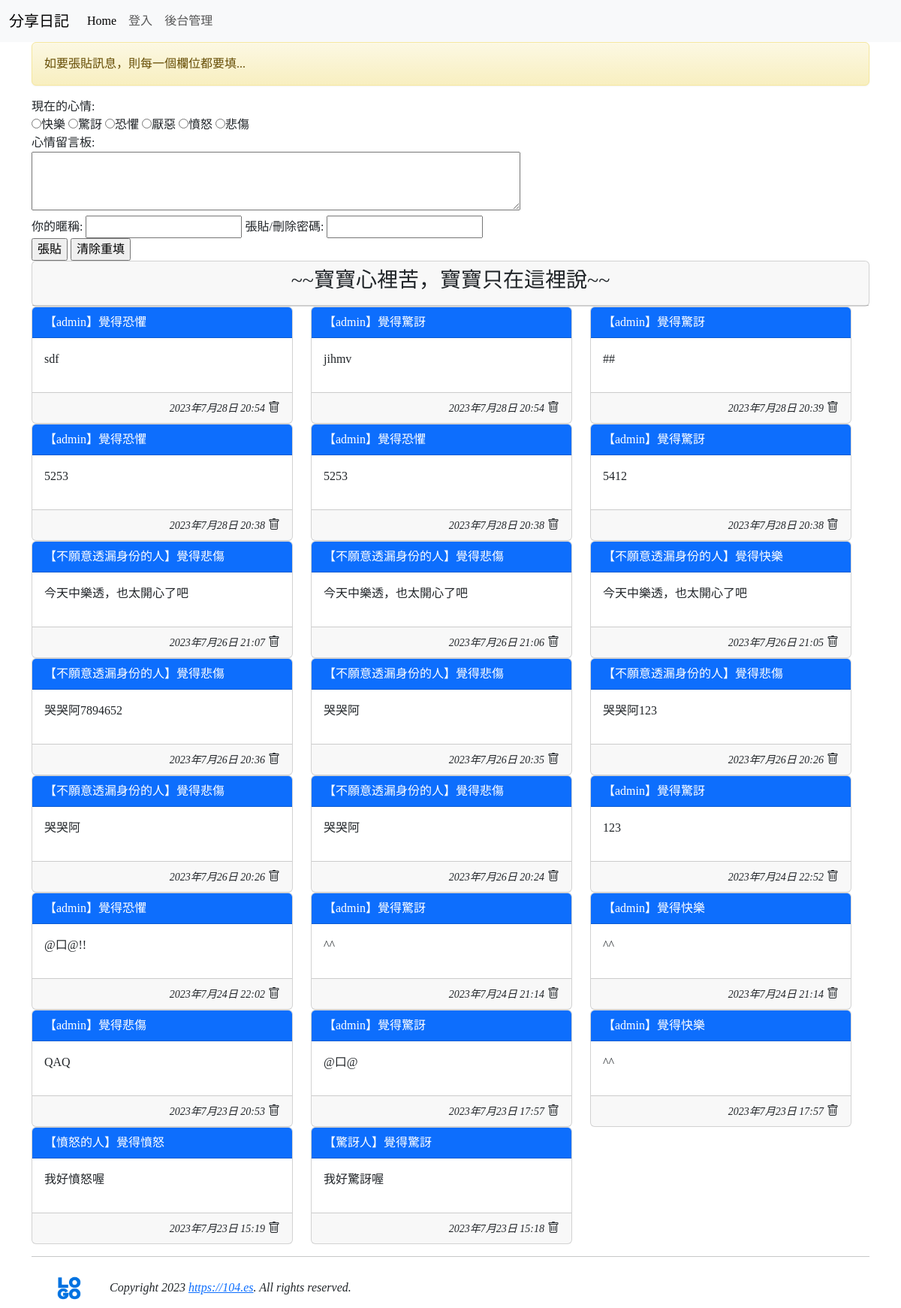
The page /index8/ on the database its author committed.
### mysite/models.py (models this page shows, shortened)
class Mood(models.Model):
    status = models.CharField(max_length=10, null=False)
    def __str__(self):
        return self.status

class Post2(models.Model):
    mood = models.ForeignKey('Mood', on_delete=models.CASCADE)
    nickname = models.CharField(max_length=10, default='不願意透漏身份的人')
    message = models.TextField(null=False)
    del_pass = models.CharField(max_length=10)
    pub_time = models.DateTimeField(auto_now=True)
    enabled = models.BooleanField(default=True)

### mysite/views.py (the view)
# urls.py: path('index8/', index8),
def index8(request):
    posts = models.Post2.objects.filter(enabled=True).order_by('-pub_time')[:30]
    moods = models.Mood.objects.all()
    try:
        user_id = request.GET['user_id']
        user_pass = request.GET['user_pass']
        user_post = request.GET['user_post']
        user_mood = request.GET['mood']
    except:
        user_id = None
        message = '如要張貼訊息，則每一個欄位都要填...'
    if user_id != None:
        mood = models.Mood.objects.get(status=user_mood)
        post = models.Post2(mood=mood, nickname=user_id, del_pass=user_pass, message=user_post)
        post.save()
        message=f'成功儲存!請記得你的編輯密碼[{user_pass}]!，訊息需經審查後才會顯示。'
    return render(request, 'index8.html', locals())

### mysite/templates/index8.html (shortened to what this page needs)
{% extends 'base1.html' %}
{% block content %}
<div class='container'>
    {% if message %}
        <div class='alert alert-warning'>{{ message }}</div>
    {% endif %}
    <form name='my form' action='/index8' method='GET'>
        現在的心情:<br/>
        {% for m in moods %}
        <input type='radio' name='mood' value='{{ m.status }}'>{{ m.status }}
        {% endfor %}
        <br/>
        心情留言板:<br/>
        <textarea name='user_post' rows=3 cols=70></textarea><br/>
        <label for='user_id'>你的暱稱:</label>
        <input id='user_id' type='text' name='user_id'>
        <label for='user_pass'>張貼/刪除密碼:</label>
        <input id='user_pass' type='password' name='user_pass'><br/>
        <input type='submit' value='張貼'>
        <input type='reset' value='清除重填'>
    </form>
    <div class='row'>
        <div class='col-md-12'>
            <div class='card'>
                <div class='card-header' align=center>
                <h3>~~寶寶心裡苦，寶寶只在這裡說~~</h3>
                </div>
            </div>
        </div>
        <div class='row'>
            {% for p in posts %}
            <div class="col-sm-12 col-md-4">
                <div class='card'>
                    <div class='card-header text-white bg-primary'>【{{ p.nickname }}】覺得{{ p.mood }}</div>
                    <div class='card-body'>{{ p.message | linebreaks }}</div>
                    <div class='card-footer' align='right'>
                        <i><small>{{ p.pub_time }}</small></i>
                        <i class="bi bi-trash" onclick='go_delete({{ p.id }})'></i>
                    </div>
                </div>
            </div>
            {% empty %}
                目前沒有任何心情留言
            {% endfor %}
        </div>
    </div>
{% endblock %}

### mysite/templates/base1.html (style rules this page uses)
h1, h2, h3, h4, h5, p, div { font-family: 微軟正黑體; }

### rows shown on the page
Mood: status "快樂"
Mood: status "驚訝"
Mood: status "恐懼"
Mood: status "厭惡"
Mood: status "憤怒"
Mood: status "悲傷"
Post2: nickname "admin", mood "恐懼", message "sdf", pub_time "2023年7月28日 20:54"
Post2: nickname "admin", mood "驚訝", message "jihmv", pub_time "2023年7月28日 20:54"
Post2: nickname "admin", mood "驚訝", message "##", pub_time "2023年7月28日 20:39"
Post2: nickname "admin", mood "恐懼", message "5253", pub_time "2023年7月28日 20:38"
Post2: nickname "admin", mood "恐懼", message "5253", pub_time "2023年7月28日 20:38"
Post2: nickname "admin", mood "驚訝", message "5412", pub_time "2023年7月28日 20:38"
Post2: nickname "不願意透漏身份的人", mood "悲傷", message "今天中樂透，也太開心了吧", pub_time "2023年7月26日 21:07"
Post2: nickname "不願意透漏身份的人", mood "悲傷", message "今天中樂透，也太開心了吧", pub_time "2023年7月26日 21:06"
Post2: nickname "不願意透漏身份的人", mood "快樂", message "今天中樂透，也太開心了吧", pub_time "2023年7月26日 21:05"
Post2: nickname "不願意透漏身份的人", mood "悲傷", message "哭哭阿7894652", pub_time "2023年7月26日 20:36"
Post2: nickname "不願意透漏身份的人", mood "悲傷", message "哭哭阿", pub_time "2023年7月26日 20:35"
Post2: nickname "不願意透漏身份的人", mood "悲傷", message "哭哭阿123", pub_time "2023年7月26日 20:26"
Post2: nickname "不願意透漏身份的人", mood "悲傷", message "哭哭阿", pub_time "2023年7月26日 20:26"
Post2: nickname "不願意透漏身份的人", mood "悲傷", message "哭哭阿", pub_time "2023年7月26日 20:24"
Post2: nickname "admin", mood "驚訝", message "123", pub_time "2023年7月24日 22:52"
Post2: nickname "admin", mood "恐懼", message "@口@!!", pub_time "2023年7月24日 22:02"
Post2: nickname "admin", mood "驚訝", message "^^", pub_time "2023年7月24日 21:14"
Post2: nickname "admin", mood "快樂", message "^^", pub_time "2023年7月24日 21:14"
Post2: nickname "admin", mood "悲傷", message "QAQ", pub_time "2023年7月23日 20:53"
Post2: nickname "admin", mood "驚訝", message "@口@", pub_time "2023年7月23日 17:57"
Post2: nickname "admin", mood "快樂", message "^^", pub_time "2023年7月23日 17:57"
Post2: nickname "憤怒的人", mood "憤怒", message "我好憤怒喔", pub_time "2023年7月23日 15:19"
Post2: nickname "驚訝人", mood "驚訝", message "我好驚訝喔", pub_time "2023年7月23日 15:18"

### other values the page prints
{{ message }} "如要張貼訊息，則每一個欄位都要填..."
